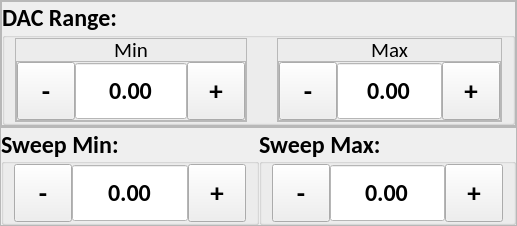
          <widget class="QWidget" name="double_lang_probe_1">
           <layout class="QVBoxLayout" name="verticalLayout_5">
            <property name="spacing">
             <number>0</number>
            </property>
            <property name="leftMargin">
             <number>0</number>
            </property>
            <property name="topMargin">
             <number>0</number>
            </property>
            <property name="rightMargin">
             <number>0</number>
            </property>
            <property name="bottomMargin">
             <number>0</number>
            </property>
            <item>
             <widget class="QFrame" name="frame_29">
              <property name="frameShape">
               <enum>QFrame::StyledPanel</enum>
              </property>
              <property name="frameShadow">
               <enum>QFrame::Raised</enum>
              </property>
              <layout class="QHBoxLayout" name="horizontalLayout_46">
               <property name="spacing">
                <number>0</number>
               </property>
               <property name="leftMargin">
                <number>0</number>
               </property>
               <property name="topMargin">
                <number>0</number>
               </property>
               <property name="rightMargin">
                <number>0</number>
               </property>
               <property name="bottomMargin">
                <number>0</number>
               </property>
               <item>
                <widget class="QFrame" name="frame_30">
                 <property name="frameShape">
                  <enum>QFrame::StyledPanel</enum>
                 </property>
                 <property name="frameShadow">
                  <enum>QFrame::Raised</enum>
                 </property>
                 <layout class="QVBoxLayout" name="verticalLayout_28">
                  <property name="spacing">
                   <number>0</number>
                  </property>
                  <property name="leftMargin">
                   <number>0</number>
                  </property>
                  <property name="topMargin">
                   <number>0</number>
                  </property>
                  <property name="rightMargin">
                   <number>0</number>
                  </property>
                  <property name="bottomMargin">
                   <number>0</number>
                  </property>
                  <item>
                   <widget class="QGroupBox" name="dlp_dac_gb">
                    <property name="minimumSize">
                     <size>
                      <width>0</width>
                      <height>112</height>
                     </size>
                    </property>
                    <property name="font">
                     <font>
                      <family>Calibri</family>
                      <pointsize>18</pointsize>
                      <weight>75</weight>
                      <bold>true</bold>
                     </font>
                    </property>
                    <property name="title">
                     <string>DAC Range:</string>
                    </property>
                    <layout class="QHBoxLayout" name="horizontalLayout_7">
                     <property name="spacing">
                      <number>30</number>
                     </property>
                     <property name="leftMargin">
                      <number>10</number>
                     </property>
                     <property name="topMargin">
                      <number>0</number>
                     </property>
                     <property name="rightMargin">
                      <number>10</number>
                     </property>
                     <property name="bottomMargin">
                      <number>0</number>
                     </property>
                     <item>
                      <widget class="QFrame" name="dlp_dac_min_frame">
                       <property name="maximumSize">
                        <size>
                         <width>1000</width>
                         <height>1000</height>
                        </size>
                       </property>
                       <property name="frameShape">
                        <enum>QFrame::StyledPanel</enum>
                       </property>
                       <property name="frameShadow">
                        <enum>QFrame::Raised</enum>
                       </property>
                       <layout class="QVBoxLayout" name="verticalLayout_6">
                        <property name="spacing">
                         <number>0</number>
                        </property>
                        <property name="leftMargin">
                         <number>0</number>
                        </property>
                        <property name="topMargin">
                         <number>0</number>
                        </property>
                        <property name="rightMargin">
                         <number>0</number>
                        </property>
                        <property name="bottomMargin">
                         <number>0</number>
                        </property>
                        <item>
                         <widget class="QLabel" name="dlp_dac_min_label">
                          <property name="minimumSize">
                           <size>
                            <width>40</width>
                            <height>22</height>
                           </size>
                          </property>
                          <property name="maximumSize">
                           <size>
                            <width>1000</width>
                            <height>22</height>
                           </size>
                          </property>
                          <property name="font">
                           <font>
                            <family>Calibri</family>
                            <pointsize>16</pointsize>
                            <weight>50</weight>
                            <bold>false</bold>
                           </font>
                          </property>
                          <property name="text">
                           <string>Min</string>
                          </property>
                          <property name="alignment">
                           <set>Qt::AlignCenter</set>
                          </property>
                         </widget>
                        </item>
                        <item>
                         <widget class="QFrame" name="frame_4">
                          <property name="minimumSize">
                           <size>
                            <width>0</width>
                            <height>58</height>
                           </size>
                          </property>
                          <property name="frameShape">
                           <enum>QFrame::StyledPanel</enum>
                          </property>
                          <property name="frameShadow">
                           <enum>QFrame::Raised</enum>
                          </property>
                          <layout class="QHBoxLayout" name="horizontalLayout_6">
                           <property name="spacing">
                            <number>0</number>
                           </property>
                           <property name="leftMargin">
                            <number>0</number>
                           </property>
                           <property name="topMargin">
                            <number>0</number>
                           </property>
                           <property name="rightMargin">
                            <number>0</number>
                           </property>
                           <property name="bottomMargin">
                            <number>0</number>
                           </property>
                           <item>
                            <widget class="QToolButton" name="dlp_dac_min_minus">
                             <property name="minimumSize">
                              <size>
                               <width>58</width>
                               <height>58</height>
                              </size>
                             </property>
                             <property name="maximumSize">
                              <size>
                               <width>58</width>
                               <height>58</height>
                              </size>
                             </property>
                             <property name="font">
                              <font>
                               <pointsize>20</pointsize>
                               <weight>75</weight>
                               <bold>true</bold>
                              </font>
                             </property>
                             <property name="text">
                              <string>-</string>
                             </property>
                            </widget>
                           </item>
                           <item>
                            <widget class="QDoubleSpinBox" name="dlp_dac_min_input">
                             <property name="minimumSize">
                              <size>
                               <width>0</width>
                               <height>0</height>
                              </size>
                             </property>
                             <property name="maximumSize">
                              <size>
                               <width>1000</width>
                               <height>58</height>
                              </size>
                             </property>
                             <property name="font">
                              <font>
                               <family>Calibri</family>
                               <pointsize>18</pointsize>
                              </font>
                             </property>
                             <property name="layoutDirection">
                              <enum>Qt::LeftToRight</enum>
                             </property>
                             <property name="styleSheet">
                              <string notr="true">QDoubleSpinBox {
	background-color: #FFFFFF;
}</string>
                             </property>
                             <property name="alignment">
                              <set>Qt::AlignCenter</set>
                             </property>
                             <property name="readOnly">
                              <bool>true</bool>
                             </property>
                             <property name="buttonSymbols">
                              <enum>QAbstractSpinBox::NoButtons</enum>
                             </property>
                             <property name="correctionMode">
                              <enum>QAbstractSpinBox::CorrectToPreviousValue</enum>
                             </property>
                             <property name="showGroupSeparator" stdset="0">
                              <bool>false</bool>
                             </property>
                             <property name="minimum">
                              <double>-10000.000000000000000</double>
                             </property>
                             <property name="maximum">
                              <double>10000.000000000000000</double>
                             </property>
                            </widget>
                           </item>
                           <item>
                            <widget class="QToolButton" name="dlp_dac_min_plus">
                             <property name="minimumSize">
                              <size>
                               <width>58</width>
                               <height>58</height>
                              </size>
                             </property>
                             <property name="maximumSize">
                              <size>
                               <width>16777215</width>
                               <height>58</height>
                              </size>
                             </property>
                             <property name="font">
                              <font>
                               <pointsize>20</pointsize>
                               <weight>75</weight>
                               <bold>true</bold>
                              </font>
                             </property>
                             <property name="focusPolicy">
                              <enum>Qt::NoFocus</enum>
                             </property>
                             <property name="text">
                              <string>+</string>
                             </property>
                            </widget>
                           </item>
                          </layout>
                         </widget>
                        </item>
                       </layout>
                      </widget>
                     </item>
                     <item>
                      <widget class="QFrame" name="dlp_dac_max_frame">
                       <property name="minimumSize">
                        <size>
                         <width>0</width>
                         <height>0</height>
                        </size>
                       </property>
                       <property name="maximumSize">
                        <size>
                         <width>1000</width>
                         <height>1000</height>
                        </size>
                       </property>
                       <property name="frameShape">
                        <enum>QFrame::StyledPanel</enum>
                       </property>
                       <property name="frameShadow">
                        <enum>QFrame::Raised</enum>
                       </property>
                       <layout class="QVBoxLayout" name="verticalLayout_11">
                        <property name="spacing">
                         <number>0</number>
                        </property>
                        <property name="leftMargin">
                         <number>0</number>
                        </property>
                        <property name="topMargin">
                         <number>0</number>
                        </property>
                        <property name="rightMargin">
                         <number>0</number>
                        </property>
                        <property name="bottomMargin">
                         <number>0</number>
                        </property>
                        <item>
                         <widget class="QLabel" name="dlp_dac_max_label">
                          <property name="minimumSize">
                           <size>
                            <width>42</width>
                            <height>22</height>
                           </size>
                          </property>
                          <property name="maximumSize">
                           <size>
                            <width>1000</width>
                            <height>22</height>
                           </size>
                          </property>
                          <property name="font">
                           <font>
                            <family>Calibri</family>
                            <pointsize>16</pointsize>
                            <weight>50</weight>
                            <bold>false</bold>
                           </font>
                          </property>
                          <property name="text">
                           <string>Max</string>
                          </property>
                          <property name="alignment">
                           <set>Qt::AlignCenter</set>
                          </property>
                         </widget>
                        </item>
                        <item>
                         <widget class="QFrame" name="frame_5">
                          <property name="frameShape">
                           <enum>QFrame::StyledPanel</enum>
                          </property>
                          <property name="frameShadow">
                           <enum>QFrame::Raised</enum>
                          </property>
                          <layout class="QHBoxLayout" name="horizontalLayout_8">
                           <property name="spacing">
                            <number>0</number>
                           </property>
                           <property name="leftMargin">
                            <number>0</number>
                           </property>
                           <property name="topMargin">
                            <number>0</number>
                           </property>
                           <property name="rightMargin">
                            <number>0</number>
                           </property>
                           <property name="bottomMargin">
                            <number>0</number>
                           </property>
                           <item>
                            <widget class="QToolButton" name="dlp_dac_max_minus">
                             <property name="minimumSize">
                              <size>
                               <width>58</width>
                               <height>58</height>
                              </size>
                             </property>
                             <property name="maximumSize">
                              <size>
                               <width>58</width>
                               <height>58</height>
                              </size>
                             </property>
                             <property name="font">
                              <font>
                               <pointsize>20</pointsize>
                               <weight>75</weight>
                               <bold>true</bold>
                              </font>
                             </property>
                             <property name="text">
                              <string>-</string>
                             </property>
                            </widget>
                           </item>
                           <item>
                            <widget class="QDoubleSpinBox" name="dlp_dac_max_input">
                             <property name="minimumSize">
                              <size>
                               <width>0</width>
                               <height>0</height>
                              </size>
                             </property>
                             <property name="maximumSize">
                              <size>
                               <width>1000</width>
                               <height>58</height>
                              </size>
                             </property>
                             <property name="font">
                              <font>
                               <family>Calibri</family>
                               <pointsize>18</pointsize>
                              </font>
                             </property>
                             <property name="layoutDirection">
                              <enum>Qt::LeftToRight</enum>
                             </property>
                             <property name="styleSheet">
                              <string notr="true">QDoubleSpinBox {
	background-color: #FFFFFF;
}</string>
                             </property>
                             <property name="alignment">
                              <set>Qt::AlignCenter</set>
                             </property>
                             <property name="readOnly">
                              <bool>true</bool>
                             </property>
                             <property name="buttonSymbols">
                              <enum>QAbstractSpinBox::NoButtons</enum>
                             </property>
                             <property name="correctionMode">
                              <enum>QAbstractSpinBox::CorrectToPreviousValue</enum>
                             </property>
                             <property name="showGroupSeparator" stdset="0">
                              <bool>false</bool>
                             </property>
                             <property name="maximum">
                              <double>10000.000000000000000</double>
                             </property>
                            </widget>
                           </item>
                           <item>
                            <widget class="QToolButton" name="dlp_dac_max_plus">
                             <property name="minimumSize">
                              <size>
                               <width>58</width>
                               <height>58</height>
                              </size>
                             </property>
                             <property name="maximumSize">
                              <size>
                               <width>16777215</width>
                               <height>58</height>
                              </size>
                             </property>
                             <property name="font">
                              <font>
                               <pointsize>20</pointsize>
                               <weight>75</weight>
                               <bold>true</bold>
                              </font>
                             </property>
                             <property name="focusPolicy">
                              <enum>Qt::NoFocus</enum>
                             </property>
                             <property name="text">
                              <string>+</string>
                             </property>
                            </widget>
                           </item>
                          </layout>
                         </widget>
                        </item>
                       </layout>
                      </widget>
                     </item>
                    </layout>
                   </widget>
                  </item>
                 </layout>
                </widget>
               </item>
              </layout>
             </widget>
            </item>
            <item>
             <widget class="QFrame" name="frame_26">
              <property name="frameShape">
               <enum>QFrame::StyledPanel</enum>
              </property>
              <property name="frameShadow">
               <enum>QFrame::Raised</enum>
              </property>
              <layout class="QHBoxLayout" name="horizontalLayout_41">
               <property name="spacing">
                <number>0</number>
               </property>
               <property name="leftMargin">
                <number>0</number>
               </property>
               <property name="topMargin">
                <number>0</number>
               </property>
               <property name="rightMargin">
                <number>0</number>
               </property>
               <property name="bottomMargin">
                <number>0</number>
               </property>
               <item>
                <widget class="QGroupBox" name="dlp_sweep_min_gb">
                 <property name="font">
                  <font>
                   <family>Calibri</family>
                   <pointsize>18</pointsize>
                   <weight>75</weight>
                   <bold>true</bold>
                  </font>
                 </property>
                 <property name="title">
                  <string>Sweep Min:</string>
                 </property>
                 <property name="alignment">
                  <set>Qt::AlignLeading|Qt::AlignLeft|Qt::AlignVCenter</set>
                 </property>
                 <layout class="QHBoxLayout" name="horizontalLayout_43">
                  <property name="spacing">
                   <number>0</number>
                  </property>
                  <property name="leftMargin">
                   <number>10</number>
                  </property>
                  <property name="topMargin">
                   <number>0</number>
                  </property>
                  <property name="rightMargin">
                   <number>10</number>
                  </property>
                  <property name="bottomMargin">
                   <number>0</number>
                  </property>
                  <item>
                   <widget class="QToolButton" name="dlp_sweep_min_minus">
                    <property name="minimumSize">
                     <size>
                      <width>58</width>
                      <height>58</height>
                     </size>
                    </property>
                    <property name="maximumSize">
                     <size>
                      <width>58</width>
                      <height>58</height>
                     </size>
                    </property>
                    <property name="font">
                     <font>
                      <pointsize>20</pointsize>
                      <weight>75</weight>
                      <bold>true</bold>
                     </font>
                    </property>
                    <property name="text">
                     <string>-</string>
                    </property>
                   </widget>
                  </item>
                  <item>
                   <widget class="QDoubleSpinBox" name="dlp_sweep_min_input">
                    <property name="minimumSize">
                     <size>
                      <width>0</width>
                      <height>58</height>
                     </size>
                    </property>
                    <property name="maximumSize">
                     <size>
                      <width>1000</width>
                      <height>58</height>
                     </size>
                    </property>
                    <property name="font">
                     <font>
                      <family>Calibri</family>
                      <pointsize>18</pointsize>
                     </font>
                    </property>
                    <property name="styleSheet">
                     <string notr="true">QDoubleSpinBox {
	background-color: #FFFFFF;
}</string>
                    </property>
                    <property name="alignment">
                     <set>Qt::AlignCenter</set>
                    </property>
                    <property name="readOnly">
                     <bool>true</bool>
                    </property>
                    <property name="buttonSymbols">
                     <enum>QAbstractSpinBox::NoButtons</enum>
                    </property>
                    <property name="correctionMode">
                     <enum>QAbstractSpinBox::CorrectToPreviousValue</enum>
                    </property>
                    <property name="showGroupSeparator" stdset="0">
                     <bool>false</bool>
                    </property>
                    <property name="decimals">
                     <number>2</number>
                    </property>
                    <property name="maximum">
                     <double>10000.000000000000000</double>
                    </property>
                   </widget>
                  </item>
                  <item>
                   <widget class="QToolButton" name="dlp_sweep_min_plus">
                    <property name="minimumSize">
                     <size>
                      <width>58</width>
                      <height>58</height>
                     </size>
                    </property>
                    <property name="maximumSize">
                     <size>
                      <width>16777215</width>
                      <height>58</height>
                     </size>
                    </property>
                    <property name="font">
                     <font>
                      <pointsize>20</pointsize>
                      <weight>75</weight>
                      <bold>true</bold>
                     </font>
                    </property>
                    <property name="focusPolicy">
                     <enum>Qt::NoFocus</enum>
                    </property>
                    <property name="text">
                     <string>+</string>
                    </property>
                   </widget>
                  </item>
                 </layout>
                </widget>
               </item>
               <item>
                <widget class="QGroupBox" name="dlp_sweep_max_gb">
                 <property name="font">
                  <font>
                   <family>Calibri</family>
                   <pointsize>18</pointsize>
                   <weight>75</weight>
                   <bold>true</bold>
                  </font>
                 </property>
                 <property name="styleSheet">
                  <string notr="true"/>
                 </property>
                 <property name="title">
                  <string>Sweep Max:</string>
                 </property>
                 <property name="alignment">
                  <set>Qt::AlignLeading|Qt::AlignLeft|Qt::AlignVCenter</set>
                 </property>
                 <layout class="QHBoxLayout" name="horizontalLayout_42">
                  <property name="spacing">
                   <number>0</number>
                  </property>
                  <property name="leftMargin">
                   <number>10</number>
                  </property>
                  <property name="topMargin">
                   <number>0</number>
                  </property>
                  <property name="rightMargin">
                   <number>10</number>
                  </property>
                  <property name="bottomMargin">
                   <number>0</number>
                  </property>
                  <item>
                   <widget class="QToolButton" name="dlp_sweep_max_minus">
                    <property name="minimumSize">
                     <size>
                      <width>58</width>
                      <height>58</height>
                     </size>
                    </property>
                    <property name="maximumSize">
                     <size>
                      <width>58</width>
                      <height>58</height>
                     </size>
                    </property>
                    <property name="font">
                     <font>
                      <pointsize>20</pointsize>
                      <weight>75</weight>
                      <bold>true</bold>
                     </font>
                    </property>
                    <property name="text">
                     <string>-</string>
                    </property>
                   </widget>
                  </item>
                  <item>
                   <widget class="QDoubleSpinBox" name="dlp_sweep_max_input">
                    <property name="minimumSize">
                     <size>
                      <width>0</width>
                      <height>58</height>
                     </size>
                    </property>
                    <property name="maximumSize">
                     <size>
                      <width>1000</width>
                      <height>58</height>
                     </size>
                    </property>
                    <property name="font">
                     <font>
                      <family>Calibri</family>
                      <pointsize>18</pointsize>
                     </font>
                    </property>
                    <property name="focusPolicy">
                     <enum>Qt::NoFocus</enum>
                    </property>
                    <property name="layoutDirection">
                     <enum>Qt::LeftToRight</enum>
                    </property>
                    <property name="styleSheet">
                     <string notr="true">QDoubleSpinBox {
	background-color: #FFFFFF;
}</string>
                    </property>
                    <property name="alignment">
                     <set>Qt::AlignCenter</set>
                    </property>
                    <property name="readOnly">
                     <bool>true</bool>
                    </property>
                    <property name="buttonSymbols">
                     <enum>QAbstractSpinBox::NoButtons</enum>
                    </property>
                    <property name="correctionMode">
                     <enum>QAbstractSpinBox::CorrectToPreviousValue</enum>
                    </property>
                    <property name="showGroupSeparator" stdset="0">
                     <bool>false</bool>
                    </property>
                    <property name="decimals">
                     <number>2</number>
                    </property>
                    <property name="maximum">
                     <double>10000.000000000000000</double>
                    </property>
                   </widget>
                  </item>
                  <item>
                   <widget class="QToolButton" name="dlp_sweep_max_plus">
                    <property name="minimumSize">
                     <size>
                      <width>58</width>
                      <height>58</height>
                     </size>
                    </property>
                    <property name="maximumSize">
                     <size>
                      <width>16777215</width>
                      <height>58</height>
                     </size>
                    </property>
                    <property name="font">
                     <font>
                      <pointsize>20</pointsize>
                      <weight>75</weight>
                      <bold>true</bold>
                     </font>
                    </property>
                    <property name="focusPolicy">
                     <enum>Qt::NoFocus</enum>
                    </property>
                    <property name="text">
                     <string>+</string>
                    </property>
                   </widget>
                  </item>
                 </layout>
                </widget>
               </item>
              </layout>
             </widget>
            </item>
           </layout>
          </widget>
